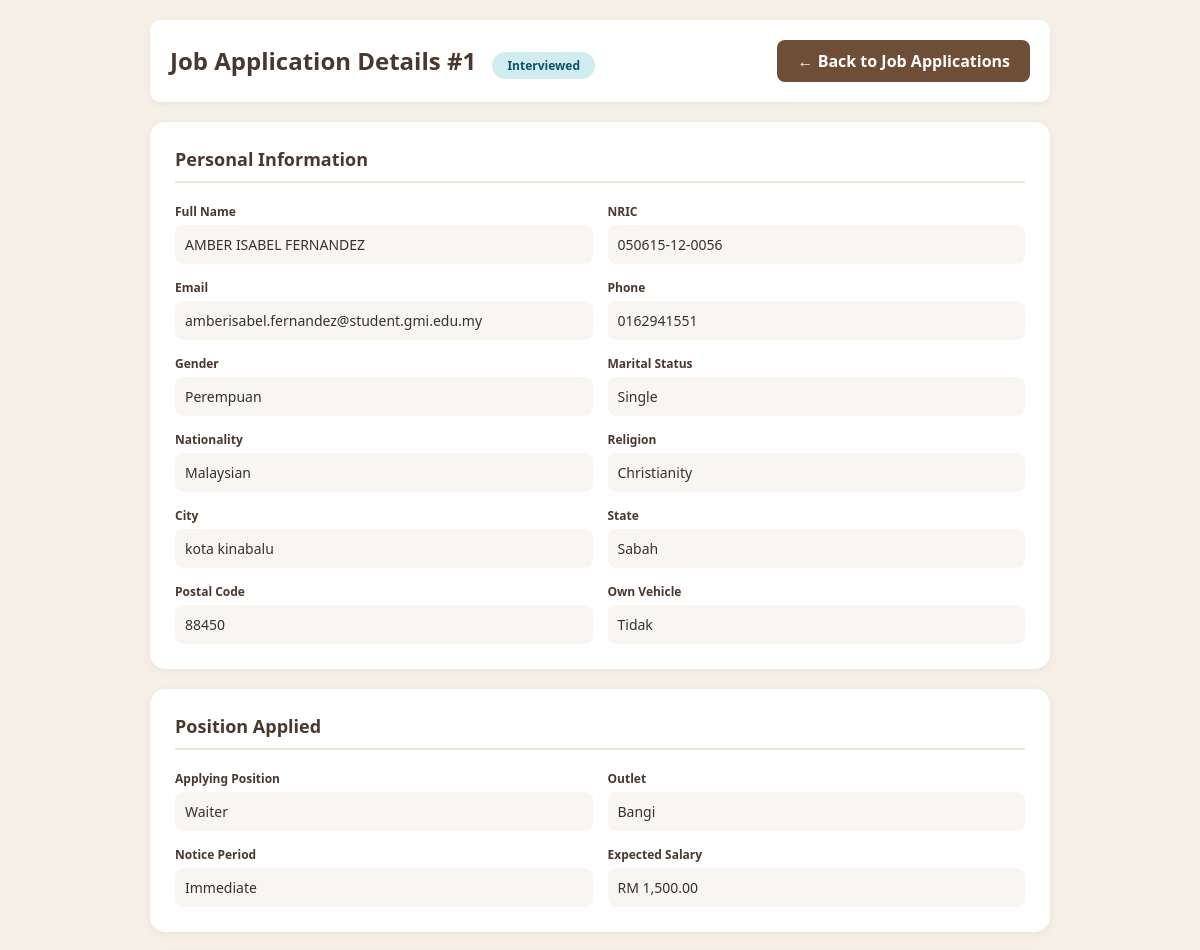
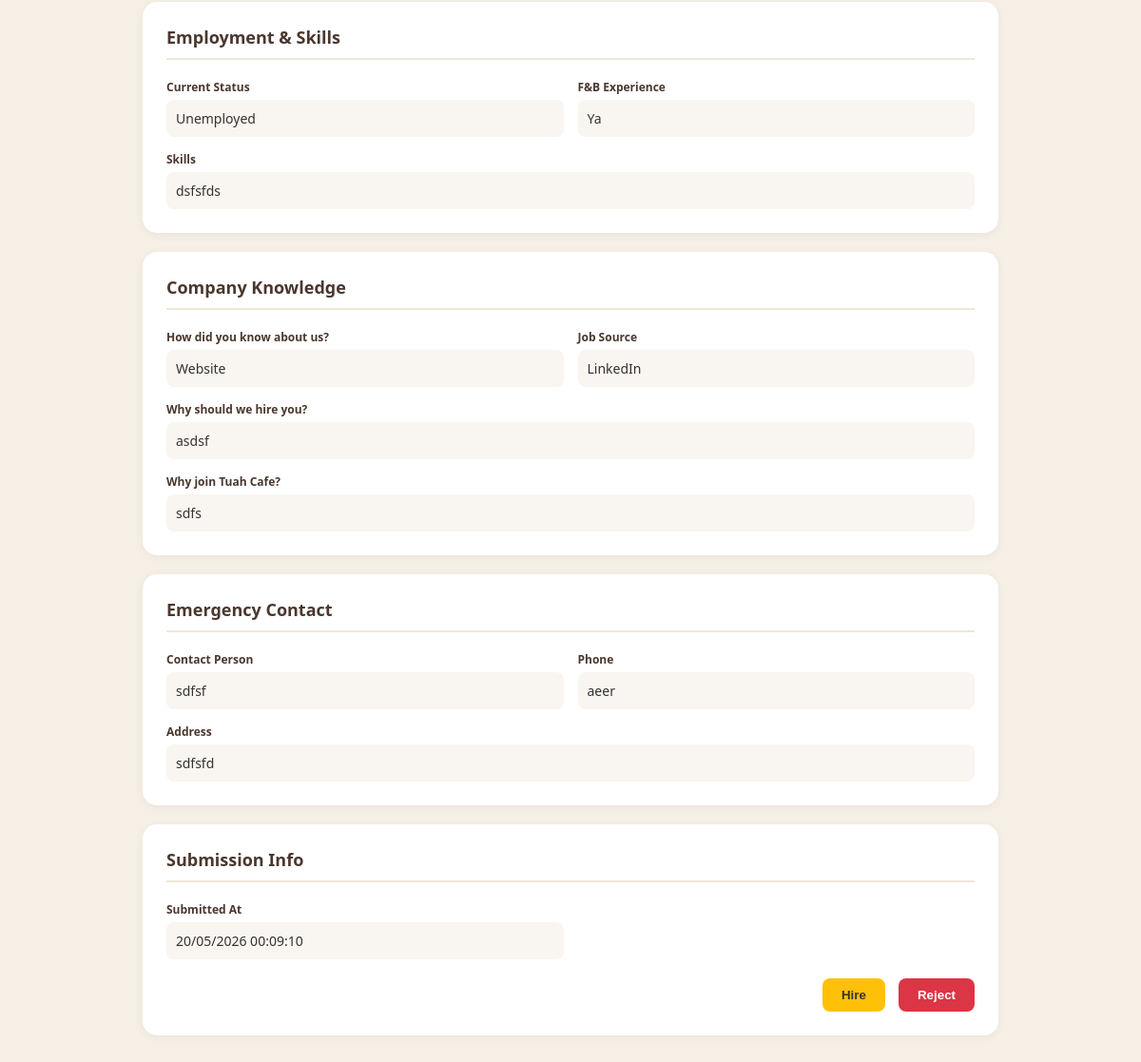
The page /admin/view_application.php?id=1 (signed in) on the database its author committed (2 pictures, top to bottom).
### tables this page shows
CREATE TABLE `job_applications` (
  `id` int(11) NOT NULL,
  `full_name` varchar(100) NOT NULL,
  `nric` varchar(20) DEFAULT NULL,
  `email` varchar(100) NOT NULL,
  `phone` varchar(20) NOT NULL,
  `gender` varchar(10) DEFAULT NULL,
  `marital_status` varchar(20) DEFAULT NULL,
  `nationality` varchar(50) DEFAULT NULL,
  `religion` varchar(50) DEFAULT NULL,
  `city` varchar(100) DEFAULT NULL,
  `state` varchar(100) DEFAULT NULL,
  `postal_code` varchar(10) DEFAULT NULL,
  `own_vehicle` varchar(10) DEFAULT NULL,
  `driving_license_class` varchar(10) DEFAULT NULL,
  `criminal_history` varchar(10) DEFAULT NULL,
  `criminal_explanation` text DEFAULT NULL,
  `education_level` varchar(50) DEFAULT NULL,
  `field_of_study` varchar(100) DEFAULT NULL,
  `school_name` varchar(200) DEFAULT NULL,
  `graduation_year` int(11) DEFAULT NULL,
  `skills` text DEFAULT NULL,
  `current_employment_status` varchar(50) DEFAULT NULL,
  `fb_experience` varchar(10) DEFAULT NULL,
  `fb_company_name` varchar(200) DEFAULT NULL,
  `fb_location` text DEFAULT NULL,
  `fb_city` varchar(100) DEFAULT NULL,
  `fb_state` varchar(100) DEFAULT NULL,
  `fb_postal_code` varchar(10) DEFAULT NULL,
  `previous_position` varchar(100) DEFAULT NULL,
  `previous_employer` varchar(200) DEFAULT NULL,
  `employment_duration` varchar(50) DEFAULT NULL,
  `previous_salary` decimal(10,2) DEFAULT NULL,
  `reason_for_leaving` text DEFAULT NULL,
  `applying_position` varchar(100) DEFAULT NULL,
  `apply_outlet` varchar(100) DEFAULT NULL,
  `notice_period` varchar(50) DEFAULT NULL,
  `expected_salary` decimal(10,2) DEFAULT NULL,
  `company_name_knowledge` varchar(100) DEFAULT NULL,
  `job_source` varchar(100) DEFAULT NULL,
  `why_hire_you` text DEFAULT NULL,
  `why_join_company` text DEFAULT NULL,
  `additional_info` text DEFAULT NULL,
  `emergency_contact_person` varchar(100) DEFAULT NULL,
  `emergency_contact_phone` varchar(20) DEFAULT NULL,
  `emergency_address` text DEFAULT NULL,
  `emergency_city` varchar(100) DEFAULT NULL,
  `emergency_state` varchar(100) DEFAULT NULL,
  `emergency_postal_code` varchar(10) DEFAULT NULL,
  `emergency_relationship` varchar(50) DEFAULT NULL,
  `resume_link` varchar(500) DEFAULT NULL,
  `status` enum('pending','reviewed','interviewed','hired','rejected') DEFAULT 'pending',
  `submitted_at` timestamp NOT NULL DEFAULT current_timestamp(),
  `is_read` tinyint(4) DEFAULT 0
);

### admin/view_application.php (the view, shortened to what this page needs)
<?php
require_once '../config/database.php';
$id = isset($_GET['id']) ? intval($_GET['id']) : 0;
$stmt = $conn->prepare("SELECT * FROM job_applications WHERE id = ?");
$stmt->bind_param("i", $id);
$stmt->execute();
$app = $stmt->get_result()->fetch_assoc();
?>
<!DOCTYPE html>
<html lang="en">
<head>
</head>
<body>
<div class="container">
    <div class="header">
        <h1>Job Application Details #<?php echo $app['id']; ?>
            <span class="status-badge status-<?php echo $app['status']; ?>"><?php echo ucfirst($app['status']); ?></span>
        </h1>
        <a href="dashboard.php#applications" class="back-btn">← Back to Job Applications</a>
    </div>
    <div class="section">
        <h2>Personal Information</h2>
        <div class="info-grid">
            <div class="info-item"><div class="info-label">Full Name</div><div class="info-value"><?php echo htmlspecialchars($app['full_name'] ?? 'N/A'); ?></div></div>
            <div class="info-item"><div class="info-label">NRIC</div><div class="info-value"><?php echo htmlspecialchars($app['nric'] ?? 'N/A'); ?></div></div>
            <div class="info-item"><div class="info-label">Email</div><div class="info-value"><?php echo htmlspecialchars($app['email'] ?? 'N/A'); ?></div></div>
            <div class="info-item"><div class="info-label">Phone</div><div class="info-value"><?php echo htmlspecialchars($app['phone'] ?? 'N/A'); ?></div></div>
            <div class="info-item"><div class="info-label">Gender</div><div class="info-value"><?php echo ($app['gender'] == 'Male') ? 'Lelaki' : 'Perempuan'; ?></div></div>
            <div class="info-item"><div class="info-label">Marital Status</div><div class="info-value"><?php echo htmlspecialchars($app['marital_status'] ?? 'N/A'); ?></div></div>
            <div class="info-item"><div class="info-label">Nationality</div><div class="info-value"><?php echo htmlspecialchars($app['nationality'] ?? 'N/A'); ?></div></div>
            <div class="info-item"><div class="info-label">Religion</div><div class="info-value"><?php echo htmlspecialchars($app['religion'] ?? 'N/A'); ?></div></div>
            <div class="info-item"><div class="info-label">City</div><div class="info-value"><?php echo htmlspecialchars($app['city'] ?? 'N/A'); ?></div></div>
            <div class="info-item"><div class="info-label">State</div><div class="info-value"><?php echo htmlspecialchars($app['state'] ?? 'N/A'); ?></div></div>
            <div class="info-item"><div class="info-label">Postal Code</div><div class="info-value"><?php echo htmlspecialchars($app['postal_code'] ?? 'N/A'); ?></div></div>
            <div class="info-item"><div class="info-label">Own Vehicle</div><div class="info-value"><?php echo ($app['own_vehicle'] == 'Yes') ? 'Ya' : 'Tidak'; ?></div></div>
        </div>
    </div>
    <div class="section">
        <h2>Position Applied</h2>
        <div class="info-grid">
            <div class="info-item"><div class="info-label">Applying Position</div><div class="info-value"><?php echo htmlspecialchars($app['applying_position'] ?? 'N/A'); ?></div></div>
            <div class="info-item"><div class="info-label">Outlet</div><div class="info-value"><?php echo htmlspecialchars($app['apply_outlet'] ?? 'N/A'); ?></div></div>
            <div class="info-item"><div class="info-label">Notice Period</div><div class="info-value"><?php echo htmlspecialchars($app['notice_period'] ?? 'N/A'); ?></div></div>
            <div class="info-item"><div class="info-label">Expected Salary</div><div class="info-value">RM <?php echo number_format($app['expected_salary'] ?? 0, 2); ?></div></div>
        </div>
    </div>
    <div class="section">
        <h2>Employment & Skills</h2>
        <div class="info-grid">
            <div class="info-item"><div class="info-label">Current Status</div><div class="info-value"><?php echo htmlspecialchars($app['current_employment_status'] ?? 'N/A'); ?></div></div>
            <div class="info-item"><div class="info-label">F&B Experience</div><div class="info-value"><?php echo ($app['fb_experience'] == 'Yes') ? 'Ya' : 'Tidak'; ?></div></div>
            <div class="info-item full-width"><div class="info-label">Skills</div><div class="info-value"><?php echo nl2br(htmlspecialchars($app['skills'] ?? 'N/A')); ?></div></div>
        </div>
    </div>
    <div class="section">
        <h2>Company Knowledge</h2>
        <div class="info-grid">
            <div class="info-item"><div class="info-label">How did you know about us?</div><div class="info-value"><?php echo htmlspecialchars($app['company_name_knowledge'] ?? 'N/A'); ?></div></div>
            <div class="info-item"><div class="info-label">Job Source</div><div class="info-value"><?php echo htmlspecialchars($app['job_source'] ?? 'N/A'); ?></div></div>
            <div class="info-item full-width"><div class="info-label">Why should we hire you?</div><div class="info-value"><?php echo nl2br(htmlspecialchars($app['why_hire_you'] ?? 'N/A')); ?></div></div>
            <div class="info-item full-width"><div class="info-label">Why join Tuah Cafe?</div><div class="info-value"><?php echo nl2br(htmlspecialchars($app['why_join_company'] ?? 'N/A')); ?></div></div>
        </div>
    </div>
    <div class="section">
        <h2>Emergency Contact</h2>
        <div class="info-grid">
            <div class="info-item"><div class="info-label">Contact Person</div><div class="info-value"><?php echo htmlspecialchars($app['emergency_contact_person'] ?? 'N/A'); ?></div></div>
            <div class="info-item"><div class="info-label">Phone</div><div class="info-value"><?php echo htmlspecialchars($app['emergency_contact_phone'] ?? 'N/A'); ?></div></div>
            <div class="info-item full-width"><div class="info-label">Address</div><div class="info-value"><?php echo nl2br(htmlspecialchars($app['emergency_address'] ?? 'N/A')); ?></div></div>
        </div>
    </div>
    <div class="section">
        <h2>Submission Info</h2>
        <div class="info-grid">
            <div class="info-item"><div class="info-label">Submitted At</div><div class="info-value"><?php echo date('d/m/Y H:i:s', strtotime($app['submitted_at'])); ?></div></div>
        </div>
        <div class="action-buttons" style="margin-top: 20px; text-align: right;">
            <?php if ($app['status'] == 'pending'): ?>
                <button class="btn-action btn-review" onclick="updateStatus('reviewed')">Review</button>
                <button class="btn-action btn-interview" onclick="updateStatus('interviewed')">Interview</button>
                <button class="btn-action btn-reject" onclick="updateStatus('rejected')">Reject</button>
            <?php elseif ($app['status'] == 'reviewed'): ?>
                <button class="btn-action btn-interview" onclick="updateStatus('interviewed')">Interview</button>
                <button class="btn-action btn-reject" onclick="updateStatus('rejected')">Reject</button>
            <?php elseif ($app['status'] == 'interviewed'): ?>
                <button class="btn-action btn-hire" onclick="updateStatus('hired')">Hire</button>
                <button class="btn-action btn-reject" onclick="updateStatus('rejected')">Reject</button>
            <?php endif; ?>
        </div>
    </div>
</div>
</body>
</html>

### admin/view_application.php (style rules this page uses)
* { margin: 0; padding: 0; box-sizing: border-box; }
body { font-family: 'Segoe UI', Tahoma, Geneva, Verdana, sans-serif; background: #f5efe6; padding: 20px; }
.container { max-width: 900px; margin: 0 auto; }
.header { background: white; padding: 20px; border-radius: 10px; margin-bottom: 20px; display: flex; justify-content: space-between; align-items: center; box-shadow: 0 2px 5px rgba(0,0,0,0.05); }
.header h1 { color: #4A372E; font-size: 24px; }
.back-btn { background: #6f4e37; color: white; padding: 10px 20px; border: none; border-radius: 8px; cursor: pointer; font-weight: bold; text-decoration: none; display: inline-block; }
.status-badge { display: inline-block; padding: 5px 15px; border-radius: 20px; font-size: 12px; font-weight: bold; margin-left: 10px; }
.status-interviewed { background: #d1ecf1; color: #0c5460; }
.section { background: white; border-radius: 15px; padding: 25px; margin-bottom: 20px; box-shadow: 0 2px 10px rgba(0,0,0,0.05); }
.section h2 { color: #4A372E; font-size: 18px; margin-bottom: 20px; padding-bottom: 10px; border-bottom: 2px solid #f0e6d8; }
.info-grid { display: grid; grid-template-columns: repeat(2, 1fr); gap: 15px; }
.info-item.full-width { grid-column: span 2; }
.info-label { font-weight: bold; color: #4A372E; font-size: 12px; margin-bottom: 5px; }
.info-value { color: #333; font-size: 14px; background: #f9f5f0; padding: 10px; border-radius: 8px; }
.btn-action { padding: 10px 20px; border: none; border-radius: 8px; cursor: pointer; font-weight: bold; margin-left: 10px; }
.btn-hire { background: #ffc107; color: #333; }
.btn-reject { background: #dc3545; color: white; }

### rows shown on the page
job_applications: id "1", status "Interviewed", full_name "AMBER ISABEL FERNANDEZ", nric "050615-12-0056", email "amberisabel.fernandez@student.gmi.edu.my", phone "0162941551", marital_status "Single", nationality "Malaysian", religion "Christianity", city "kota kinabalu", state "Sabah", postal_code "88450", applying_position "Waiter", apply_outlet "Bangi", notice_period "Immediate", expected_salary "1,500.00", current_employment_status "Unemployed", skills "dsfsfds", company_name_knowledge "Website", job_source "LinkedIn", why_hire_you "asdsf", why_join_company "sdfs", emergency_contact_person "sdfsf", emergency_contact_phone "aeer", emergency_address "sdfsfd", submitted_at "20/05/2026 00:09:10"
